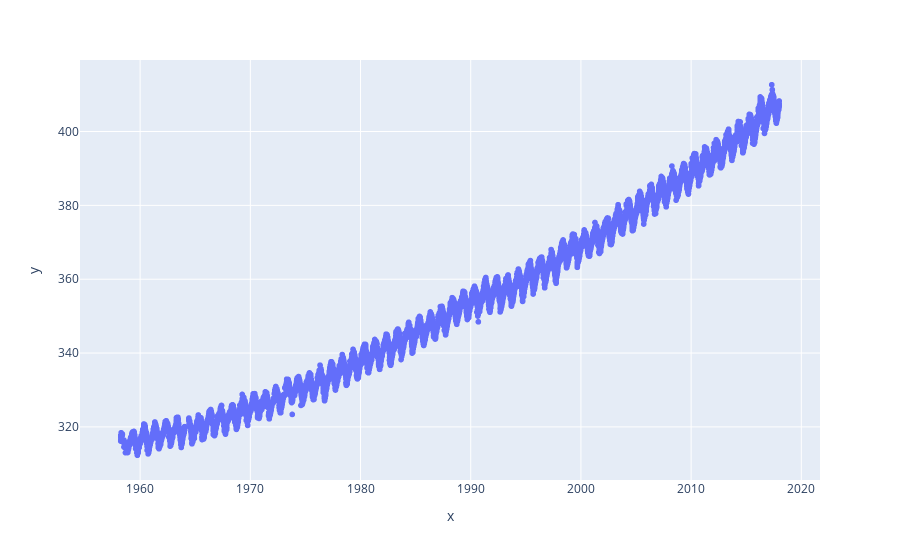

Notebook source saved alongside this figure:
### Markdown cell above
Визуализируем данные.

### Code cell
# df.resample('1H', on='date')
px.scatter(x=df['date'], y=df['value']).show()

### Figure 1 — Plotly figure (JSON) as saved in the notebook; plotly's stock layout.template omitted (floating-point values rounded to 4 significant figures; data arrays with more than 128 entries replaced by an {"elided": "..."} marker saying what was removed)
{"data": [{"hovertemplate": "x=%{x}<br>y=%{y}<extra></extra>", "legendgroup": "", "marker": {"color": "#636efa", "symbol": "circle"}, "mode": "markers", "name": "", "showlegend": false, "type": "scattergl", "x": {"elided": "18764 str values"}, "xaxis": "x", "y": {"elided": "18764 float values"}, "yaxis": "y"}], "layout": {"legend": {"tracegroupgap": 0}, "margin": {"t": 60}, "xaxis": {"anchor": "y", "domain": [0, 1], "title": {"text": "x"}}, "yaxis": {"anchor": "x", "domain": [0, 1], "title": {"text": "y"}}}}
